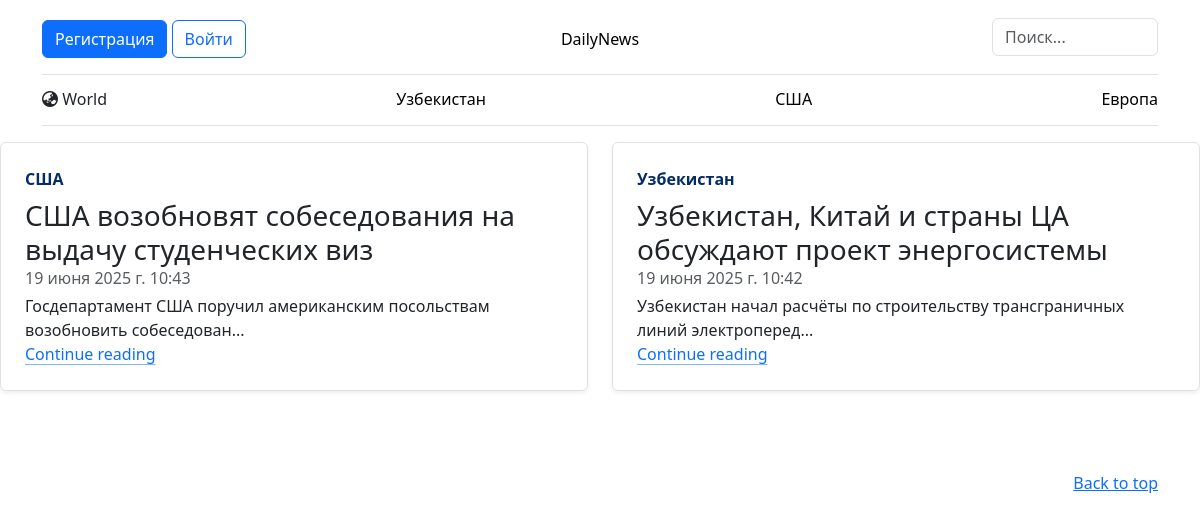
The app's page /, older data.
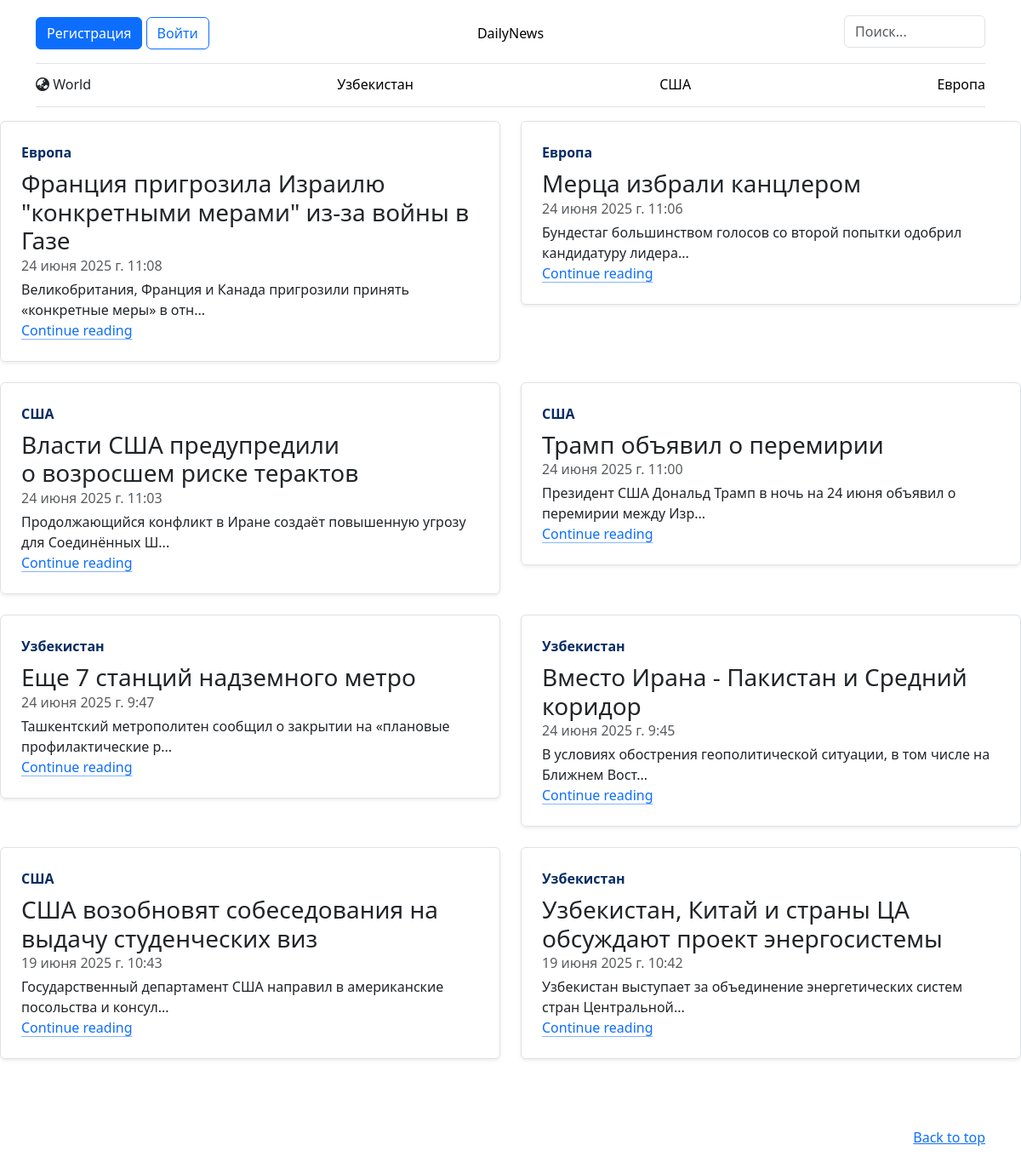
The same page, newer data.
### index/models.py (models this page shows)
class NewsCategory(models.Model):
    class Meta:
        verbose_name_plural = 'Категории'
    category_name = models.CharField(max_length=128)
    add_date = models.DateTimeField(auto_now_add=True)
    def __str__(self):
        return str(self.category_name)

class News(models.Model):
    class Meta:
        verbose_name_plural = 'Новости'
    news_title = models.CharField(max_length=128)
    text = models.TextField()
    news_photo = models.ImageField(upload_to='media/', blank=True, null=True)
    news_category = models.ForeignKey(NewsCategory, on_delete=models.CASCADE)
    add_date = models.DateTimeField(auto_now_add=True)
    def __str__(self):
        return str(self.news_title)

### index/views.py (the view)
# urls.py: path('', views.home_page),
def home_page(request):
    news = News.objects.all().order_by('-add_date')
    categories = NewsCategory.objects.all()
    context = {
        'news': news,
        'categories': categories
    }
    return render(request, 'home.html', context)

### index/templates/home.html (shortened to what this page needs)
{% extends 'layout.html' %}
{% block main %}
<div class="row mb-2">
    {% for n in news %}
    <div class="col-md-6">
        <div class="row g-0 border rounded overflow-hidden flex-md-row mb-4 shadow-sm h-md-250 position-relative">
            <div class="col p-4 d-flex flex-column position-static">
                <strong class="d-inline-block mb-2 text-primary-emphasis">{{ n.news_category }}</strong>
                <h3 class="mb-0">{{ n }}</h3>
                <div class="mb-1 text-body-secondary">
                    {{ n.add_date }}
                </div>
                <p class="card-text mb-auto">{{ n.text | slice:75 }}...</p>
                <a href="/news/{{ n.id }}" class="icon-link gap-1 icon-link-hover stretched-link">
                Continue reading
                <svg class="bi" aria-hidden="true">
                    <use xlink:href="#chevron-right"></use>
                </svg>
                </a>
            </div>
        </div>
    </div>
    {% endfor %}
</div>
{% endblock %}

### index/templates/layout.html (shortened to what this page needs)
<!doctype html>
<html lang="ru">
<link rel="stylesheet" href="https://cdn.jsdelivr.net/npm/bootstrap@5.3.3/dist/css/bootstrap.min.css">
<head>
    <link rel="stylesheet" href="https://cdnjs.cloudflare.com/ajax/libs/font-awesome/6.5.0/css/all.min.css">
</head>
<body>
<div class="container">
    <header class="border-bottom lh-1 py-3">
        <div class="row flex-nowrap justify-content-between align-items-center">
            <div class="col-4 pt-1">
                {% if user.is_authenticated %}
                <a href="/logout"><button type="button" class="btn btn-danger">Выйти</button></a>
                {% else %}
                <a href="/register"><button type="button" class="btn btn-primary">Регистрация</button></a>
                <a href="{% url 'login'%}"><button type="button" class="btn btn-outline-primary me-2">Войти</button></a>
                {% endif %}
            </div>
            <div class="col-4 pt-1 text-center">
                <a class="blog-header-logo text-body-emphasis text-decoration-none" href="/">DailyNews</a>
            </div>
            <div class="col-2 pt-1 text-center">
            </div>
            <form action="/search" method="post" class="col-2" role="search">
                <input name="search_news" type="search" class="form-control" placeholder="Поиск..." aria-label="Search">
            </form>
        </div>
    </header>
<div class="nav-scroller py-1 mb-3 border-bottom">
    <nav class="nav nav-underline justify-content-between">
        <a class="nav-item nav-link text-dark" href="/"><i class="fa-solid fa-earth-asia"></i> World</a>
        {% for c in categories %}
        <a class="nav-item nav-link link-body-emphasis" href="/category/{{ c.id }}">{{ c }}</a>
        {% endfor %}
    </nav>
</div>
</div>
    {% block main %}
    {% endblock %}
<footer class="text-body-secondary py-5">
    <div class="container">
        <p class="float-end mb-1">
            <a href="#">Back to top</a>
        </p>
    </div>
</footer>
</body>
</html>

Row changes from the older to the newer data that the page shows:
added News: news_category "Европа", news_title "Франция пригрозила Израилю \"конкретными мерами\" из-за войны в Газе", add_date "24 июня 2025 г. 11:08", text "Великобритания, Франция и Канада пригрозили принять «конкретные меры» в отн"
added News: news_category "Европа", news_title "Мерца избрали канцлером", add_date "24 июня 2025 г. 11:06", text "Бундестаг большинством голосов со второй попытки одобрил кандидатуру лидера"
added News: news_category "США", news_title "Власти США предупредили о возросшем риске терактов", add_date "24 июня 2025 г. 11:03", text "Продолжающийся конфликт в Иране создаёт повышенную угрозу для Соединённых Ш"
added News: news_category "США", news_title "Трамп объявил о перемирии", add_date "24 июня 2025 г. 11:00", text "Президент США Дональд Трамп в ночь на 24 июня объявил о перемирии между Изр"
added News: news_category "Узбекистан", news_title "Еще 7 станций надземного метро", add_date "24 июня 2025 г. 9:47", text "Ташкентский метрополитен сообщил о закрытии на «плановые профилактические р"
added News: news_category "Узбекистан", news_title "Вместо Ирана - Пакистан и Средний коридор", add_date "24 июня 2025 г. 9:45", text "В условиях обострения геополитической ситуации, в том числе на Ближнем Вост"
changed News "США возобновят собеседования на выдачу студенческих виз": text "Госдепартамент США поручил американским посольствам возобновить собеседован" → "Государственный департамент США направил в американские посольства и консул"
changed News "Узбекистан, Китай и страны ЦА обсуждают проект энергосистемы": text "Узбекистан начал расчёты по строительству трансграничных линий электроперед" → "Узбекистан выступает за объединение энергетических систем стран Центральной"
